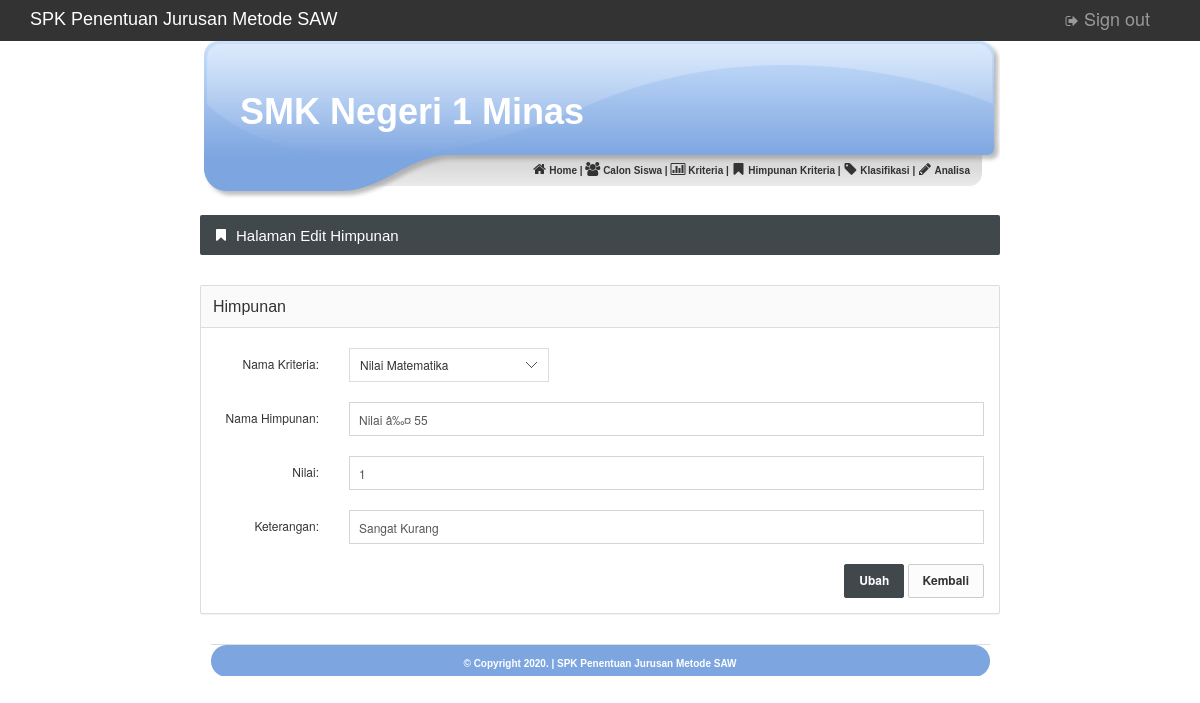
Page /admin/index.php?spk=Himpunan_Edit&id_himpunan=1 (signed in) on the committed database.
### tables this page shows
CREATE TABLE `himpunan` (
  `id_himpunan` int(5) NOT NULL,
  `id_kriteria` int(5) NOT NULL,
  `namahimpunan` varchar(100) NOT NULL,
  `nilai` varchar(100) NOT NULL,
  `keterangan` varchar(100) NOT NULL
);

### admin/himpunan_edit.php (the view, shortened to what this page needs)
<div id="content">
	<div class="page-title">
		<h5><i class="fa fa-bookmark"></i> Halaman Edit Himpunan</h5>
	</div>
	<?php
	$id_himpunan=$_GET['id_himpunan'];
	$query=mysql_query("select * from himpunan where id_himpunan='$id_himpunan'");
	$dataku=mysql_fetch_array($query);
	?>
	<form class="form-horizontal" action="?spk=Himpunan_Edit" method="post" role="form">
		<div class="panel panel-default">
			<div class="panel-heading"><h6 class="panel-title">Himpunan</h6></div>
			<div class="panel-body">
				<div class="form-group">
					<label class="col-sm-2 control-label text-right">Nama Kriteria:</label>
					<div class="col-sm-2">
					</div>
				</div>
				<div class="form-group">
					<label class="col-sm-2 control-label text-right">Nama Himpunan:</label>
					<div class="col-sm-10">
						<input type="text" name="namahimpunan" value="<?php echo $dataku['namahimpunan'];?>" required class="form-control">
					</div>
				</div>
				<div class="form-group">
					<label class="col-sm-2 control-label text-right">Nilai:</label>
					<div class="col-sm-10">
						<input type="text" name="nilai" value="<?php echo $dataku['nilai'];?>" required class="form-control">
					</div>
				</div>
				<div class="form-group">
					<label class="col-sm-2 control-label text-right">Keterangan:</label>
					<div class="col-sm-10">
						<input type="text" name="keterangan" value="<?php echo $dataku['keterangan']; ?>" required class="form-control">
					</div>
				</div>
				<div class="form-action text-right">
					<input type="submit" name="ubah" value="Ubah" class="btn btn-primary">
					<input type="button" name="kembali" value="Kembali" onClick="javascript:history.back()" class="btn btn-default">
				</div>
			</div>
		</div>
	</form>
</div>

### images/style.css (style rules this page uses)
body { margin-top: 0px; margin-left: 0px; margin-right: 0px; margin-bottom: 0px; }
#content { width: 800px; }

### css/brain-theme.css (style rules this page uses)
html { height: 100%; }
body { background: url(../images/interface/background.png) repeat; font-size: 12px; min-height: 100%; position: relative; padding-top: 36px; }
label { font-weight: 500; }
h5, .h5 { font-size: 16px; }
h6, .h6 { font-size: 14px; }
h5 .fa, .h5 .fa { margin: 0 8px 0 0; float: left; }
.btn { font-size: 12px; padding: 7px 14px 8px 14px; border-radius: 2px; font-weight: bold; }
.btn-default { background-color: #fcfcfc; }
.btn-primary { background-color: #40484C; border-color: #40484C; }
.panel { margin-bottom: 30px; border-radius: 2px; }
.panel-heading { padding: 0; border-top-right-radius: 2px; border-top-left-radius: 2px; position: relative; }
.panel-heading:after { content: ""; display: table; clear: both; }
.panel-title { padding: 12px 12px 11px 12px; float: left; display: block; }
.panel-body { position: relative; }
.panel-default > .panel-heading { background: #fafafa; }
.form-group { margin-bottom: 20px; }
.panel .form-group:first-child, .well .form-group:first-child { margin-top: 5px; }
.form-control { padding: 8px 9px 7px 9px; font-size: 12px; border-color: #d5d5d5; box-shadow: none; border-radius: 0; }
input[type=text], input[type=password], textarea { -webkit-appearance: none; }
.form-horizontal .control-label, .form-horizontal .radio, .form-horizontal .checkbox, .form-horizontal .radio-inline, .form-horizontal .checkbox-inline { margin-bottom: 5px; }
@media (min-width: 768px) { .form-horizontal .control-label { text-align: left; } }
@media (min-width: 768px) { .form-horizontal .control-label.text-right { text-align: right; } }

### css/styles.css (style rules this page uses)
@media (min-width: 768px) { a, .btn, .caret, .close, .sidebar, .select2-choice abbr, .select2-highlighted, .ui-slider-range, .ui-datepicker-trigger, .ui-timepicker-list li, .checker span:after, .checker span, .navbar-toggle, .thumb-options, .select2-arrow b, .thumb-zoom img, .fc-button, .page-content { -webkit-transition: all 0.15s ease-in-out; -moz-transition: all 0.15s ease-in-out; -o-transition: all 0.15s ease-in-out; transition: all 0.15s ease-in-out; } }
.fa { position: relative; font-size: 14px; min-width: 14px; text-align: center; }
h1, h2, h3, h4, h5, h6, .navigation > li > a, .stats li span { font-family: 'Cuprum', sans-serif; font-weight: normal; }
.page-title { color: #fff; background-color: #40484C; -moz-box-shadow: 0 1px 0 #fff; -webkit-box-shadow: 0 1px 0 #FFF; box-shadow: 0 1px 0 #FFF; border-radius: 2px; margin-bottom: 30px; }
.page-title:after { content: ""; display: table; clear: both; }
.page-title h5 { margin: 0; float: left; display: block; font-size: 15px; padding: 13px 14px 12px 14px; line-height: 1; }

### rows in the picture
himpunan: namahimpunan "Nilai â‰¤ 55", nilai "1", keterangan "Sangat Kurang"
